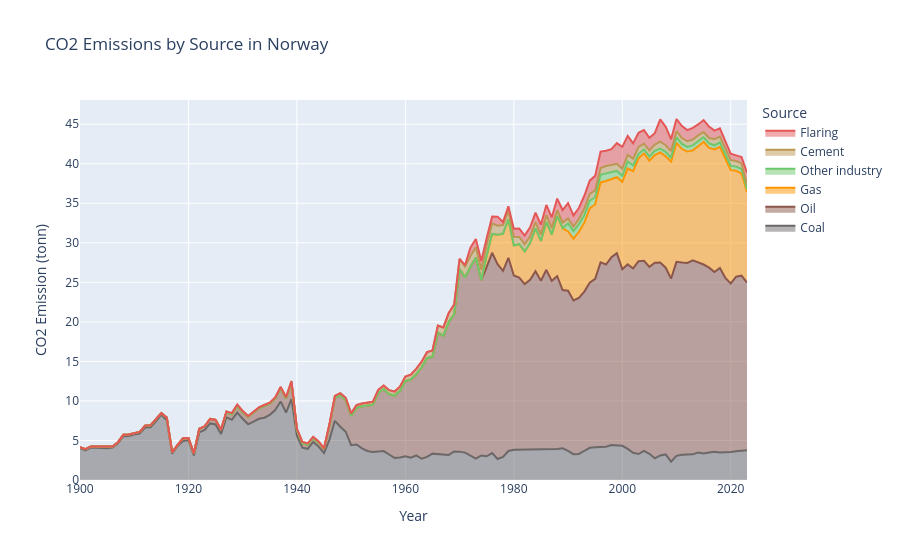

The cell this chart's notebook holds for it:
### Code cell
order = ['coal', 'oil', 'gas', 'other industry', 'cement', 'flaring']

fig = px.area(
    norway.iloc[150:-1],
    x='year',
    y=[
        'coal_co2',
        'oil_co2',
        'gas_co2',
        'other_industry_co2',
        'cement_co2',
        'flaring_co2'
    ],
    title='CO2 Emissions by Source in Norway',
    labels={
        'value': 'CO2 Emission (tonn)',
        'variable': 'Source',
        'year': 'Year'
    },
    color_discrete_map={
        'coal_co2': "#6D6868",
        'oil_co2': '#8C564B',
        'gas_co2': "#FF9500",
        'other_industry_co2': "#6DC86D",
        'cement_co2': "#BC9753",
        'flaring_co2': '#E45756'
    }
)

fig.for_each_trace(lambda t: t.update(
    name=t.name.replace('_co2', '').replace('_', ' ').capitalize()
))

# Reverser legend-rekkefølgen visuelt
fig.update_layout(
    legend=dict(
        traceorder='reversed'
    )
)

fig.show()
